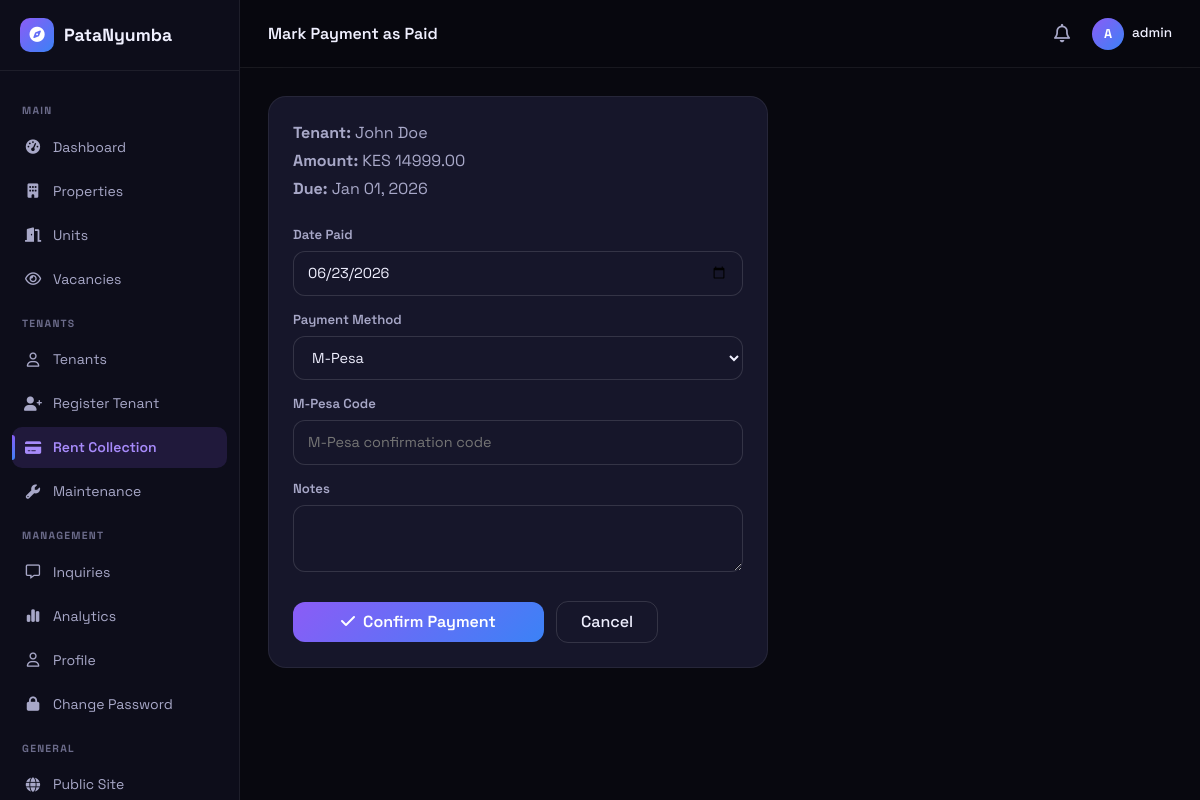
/dashboard/tenants/payments/1/mark-paid/ (signed in), run on an earlier commit of the app's database.
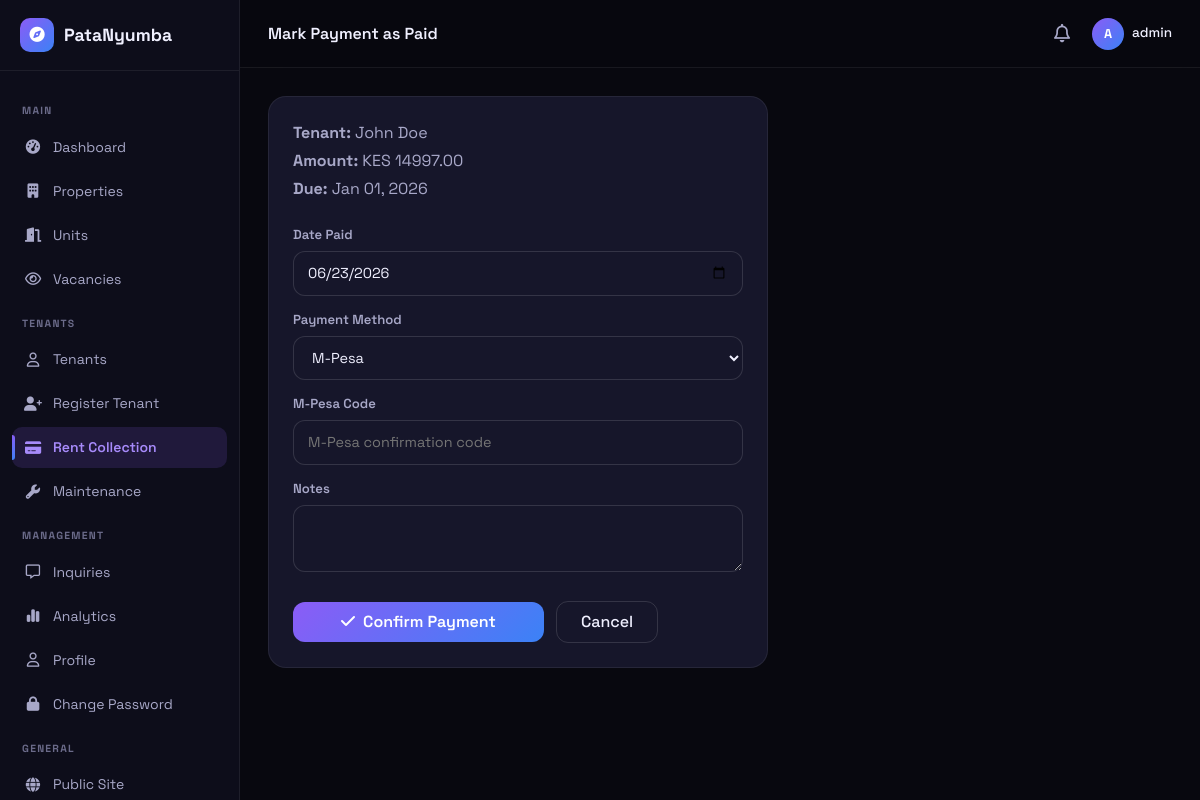
And on a later commit of the database.
### tenants/models.py (models this page shows, shortened)
class RentPayment(models.Model):
    STATUS_CHOICES = [
        ('pending', 'Pending'),
        ('paid', 'Paid'),
        ('overdue', 'Overdue'),
        ('late', 'Late'),
    ]
    METHOD_CHOICES = [
        ('mpesa', 'M-Pesa'),
    ]
    tenancy = models.ForeignKey(Tenancy, on_delete=models.CASCADE, related_name='payments')
    amount = models.DecimalField(max_digits=10, decimal_places=2)
    due_date = models.DateField()
    paid_date = models.DateField(null=True, blank=True)
    status = models.CharField(max_length=20, choices=STATUS_CHOICES, default='pending')
    payment_method = models.CharField(max_length=10, choices=METHOD_CHOICES, default='mpesa')
    reference = models.CharField(max_length=100, blank=True, help_text='Transaction reference (M-Pesa code or receipt)')
    notes = models.TextField(blank=True)
    created_at = models.DateTimeField(auto_now_add=True)
    class Meta:
        ordering = ['-due_date']

class Tenancy(models.Model):
    STATUS_CHOICES = [
        ('active', 'Active'),
        ('ended', 'Ended'),
        ('terminated', 'Terminated'),
    ]
    tenant = models.ForeignKey(settings.AUTH_USER_MODEL, on_delete=models.CASCADE, related_name='tenancies')
    unit = models.ForeignKey(Unit, on_delete=models.CASCADE, related_name='tenancies')
    start_date = models.DateField()
    end_date = models.DateField(null=True, blank=True)
    deposit_paid = models.DecimalField(max_digits=10, decimal_places=2, default=0)
    monthly_rent = models.DecimalField(max_digits=10, decimal_places=2)
    status = models.CharField(max_length=20, choices=STATUS_CHOICES, default='active')
    created_at = models.DateTimeField(auto_now_add=True)
    updated_at = models.DateTimeField(auto_now=True)
    class Meta:
        verbose_name_plural = 'tenancies'
        ordering = ['-created_at']

### tenants/views.py (the view)
# urls.py: path('payments/<int:pk>/mark-paid/', views.mark_paid, name='mark_paid'),
@login_required
def mark_paid(request, pk):
    payment = get_object_or_404(RentPayment, pk=pk)
    if payment.tenancy.unit.property.owner != request.user:
        messages.error(request, 'Access denied.')
        return redirect('tenants:rent_collection')
    if request.method == 'POST':
        form = MarkPaidForm(request.POST)
        if form.is_valid():
            payment.status = 'paid'
            payment.paid_date = form.cleaned_data['paid_date']
            payment.payment_method = form.cleaned_data['payment_method']
            payment.reference = form.cleaned_data['reference']
            payment.notes = form.cleaned_data['notes']
            payment.save()
            messages.success(request, f'Payment of KES {payment.amount} marked as paid.')
            return redirect('tenants:rent_collection')
    else:
        form = MarkPaidForm(initial={'paid_date': timezone.now().date()})
    return render(request, 'tenants/mark_paid.html', {'payment': payment, 'form': form, 'active_tab': 'rent'})

### tenants/forms.py
class MarkPaidForm(forms.Form):
    paid_date = forms.DateField(widget=forms.DateInput(attrs={'type': 'date', 'class': 'oinp'}))
    payment_method = forms.ChoiceField(choices=RentPayment.METHOD_CHOICES, widget=forms.Select(attrs={'class': 'oinp'}))
    reference = forms.CharField(max_length=100, required=False, widget=forms.TextInput(attrs={'class': 'oinp', 'placeholder': 'M-Pesa confirmation code'}))
    notes = forms.CharField(max_length=500, required=False, widget=forms.Textarea(attrs={'class': 'oinp', 'rows': 2}))

### dashboard/context_processors.py (called while the page is built)
def unread_inquiries(request):
    if request.user.is_authenticated and request.user.profile.role == 'landlord':
        count = Inquiry.objects.filter(unit__property__owner=request.user, is_read=False).count()
        recent = Inquiry.objects.filter(unit__property__owner=request.user, is_read=False).select_related('unit', 'unit__property').order_by('-created_at')[:5]
        return {'unread_count': count, 'recent_inquiries': recent}
    return {'unread_count': 0, 'recent_inquiries': []}

### templates/tenants/mark_paid.html (shortened to what this page needs)
{% extends 'dashboard/base_dashboard.html' %}
{% block db_title %}Mark Payment as Paid{% endblock %}
{% block dashboard_content %}
<div class="gc p-4" style="max-width:500px">
    <div class="mb-4">
        <p style="color:var(--tx2);margin-bottom:4px"><strong>Tenant:</strong> {{ payment.tenancy.tenant.get_full_name|default:payment.tenancy.tenant.username }}</p>
        <p style="color:var(--tx2);margin-bottom:4px"><strong>Amount:</strong> KES {{ payment.amount }}</p>
        <p style="color:var(--tx2);margin-bottom:4px"><strong>Due:</strong> {{ payment.due_date|date:'M d, Y' }}</p>
    </div>
    <form method="POST">
        <label class="olbl">Date Paid</label>
        {{ form.paid_date }}
        <label class="olbl">Payment Method</label>
        {{ form.payment_method }}
        <label class="olbl">M-Pesa Code</label>
        {{ form.reference }}
        <label class="olbl">Notes</label>
        {{ form.notes }}
        <button type="submit" class="bgrd btn px-5 py-2 mt-2"><i class="fa-solid fa-check me-1"></i> Confirm Payment</button>
        <a href="{% url 'tenants:rent_collection' %}" class="boc btn px-4 py-2 mt-2 ms-2">Cancel</a>
    </form>
</div>
{% endblock %}

What changed in the data, as far as the page shows it:
changed RentPayment "John Doe": amount "14999.00" → "14997.00"
